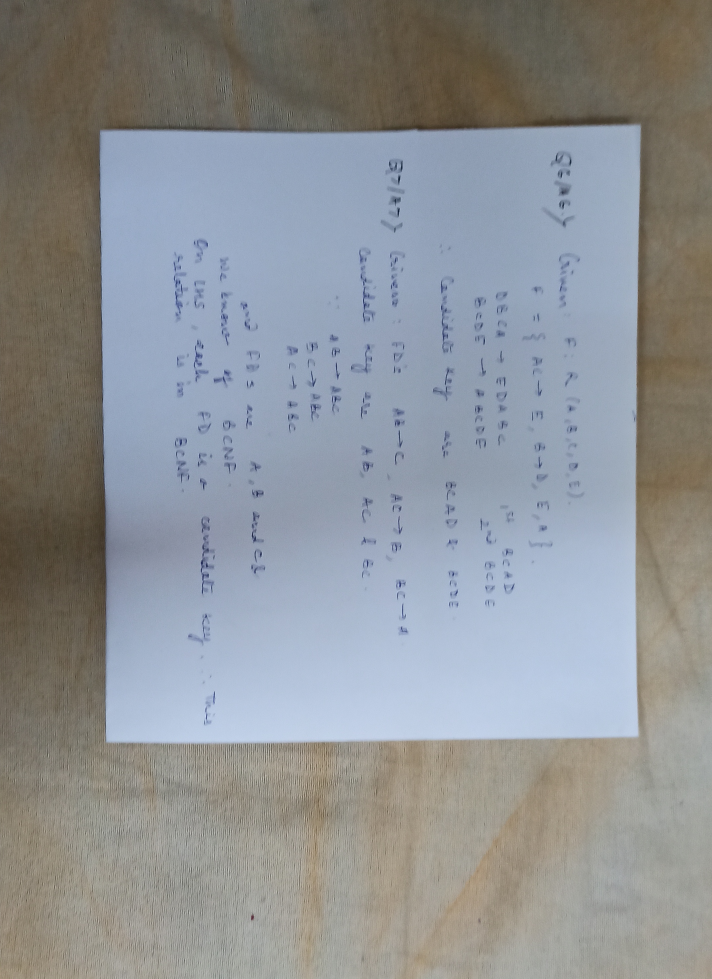
#> input picture test_img.jpg, 2136 x 2937 px (shown at 1/3 size)
$ python document.py
#> lines starting #> are read from the running program, lines starting #| are printed output that depends on the picture; after the words box and inside, x2 and y2 are one past the last pixel; in counts of white or black regions, pixels touching at a corner belong together
import cv2
import numpy as np
import mapper
image=cv2.imread("test_img.jpg")
#> image is the input picture: shape (2937, 2136, 3); mean B, G, R 148.5, 145.3, 142.1
image=cv2.resize(image,(1300,800))
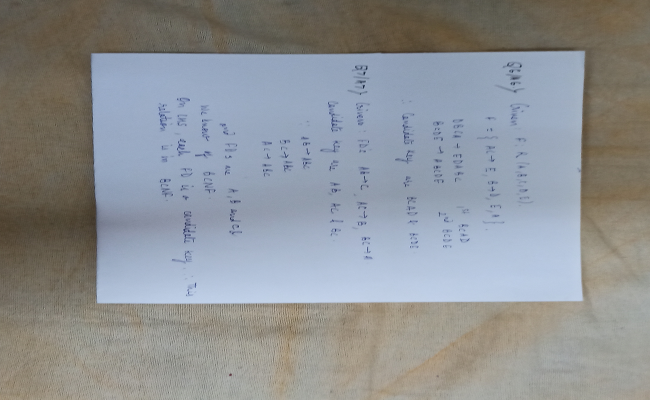
#> image: shape (800, 1300, 3) (shown at 1/2 size); mean B, G, R 148.3, 145.2, 142
orig=image.copy()

gray=cv2.cvtColor(image,cv2.COLOR_BGR2GRAY)
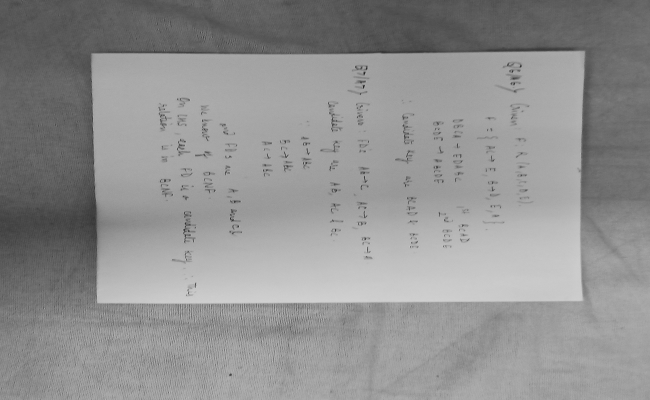
#> gray: shape (800, 1300) (shown at 1/2 size); min 19, max 216, mean 144.6
cv2.imshow("Title",gray)

blurred=cv2.GaussianBlur(gray,(5,5),0)
cv2.imshow("Blur",blurred)

edged=cv2.Canny(blurred,30,50)
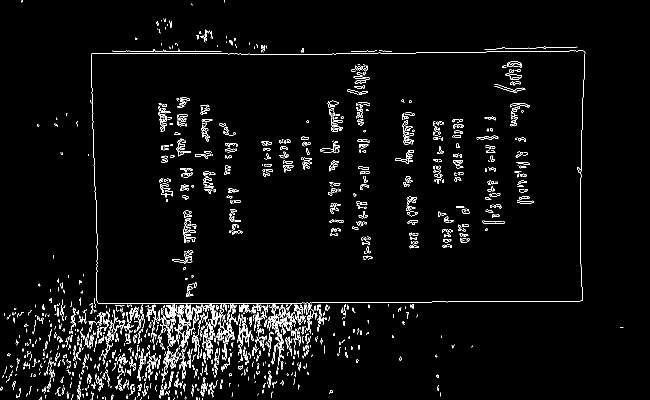
#> edged: shape (800, 1300) (shown at 1/2 size); 3.3% white in thin lines or dots
cv2.imshow("Canny",edged)


contours,hierarchy=cv2.findContours(edged,cv2.RETR_LIST,cv2.CHAIN_APPROX_SIMPLE)
#> contours = 2265 contours, 2073 with area under 20; largest, box (x1, y1, x2, y2) and area: (182, 101, 1171, 637) 486268, (182, 101, 1171, 608) 486233, (317, 223, 334, 264) 286, (790, 301, 828, 328) 227, (366, 436, 392, 486) 196
contours=sorted(contours,key=cv2.contourArea,reverse=True)


for c in contours:
    p=cv2.arcLength(c,True)
    approx=cv2.approxPolyDP(c,0.02*p,True)

    if len(approx)==4:
        target=approx
        break
#> this loop made 1 pass
#> (p, target) on pass 1: (3538.9, [[1169, 102], [183, 107], [194, 605], [1165, 601]])
#> (the run stopped early here; a loop or call above may not have finished)
